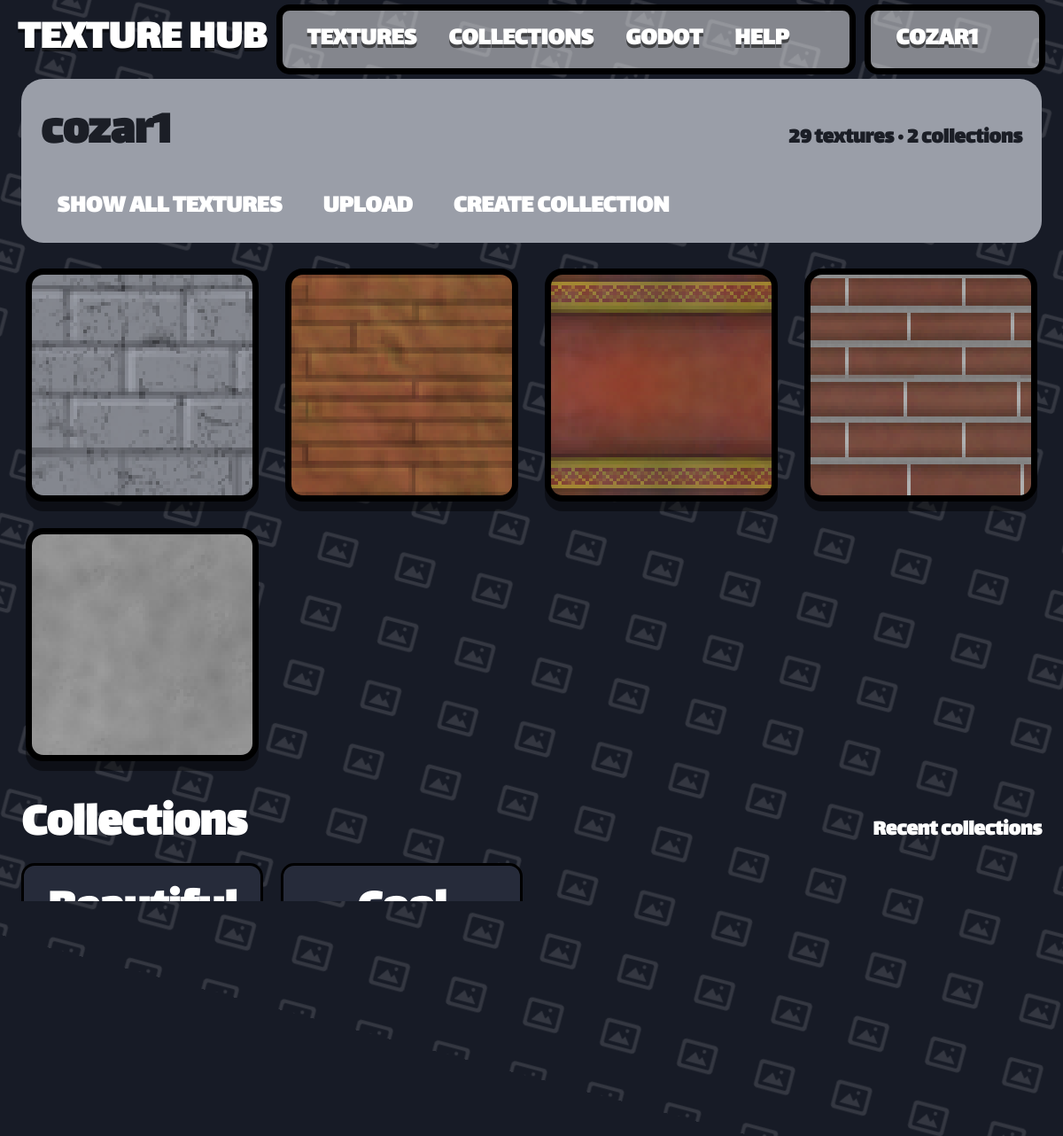
/user/cozar1 (signed in), run on the app's committed database.
### app.py (models this page shows)
class User(db.Model):
    __tablename__ = 'User'
    user_id = db.Column(db.Integer, primary_key=True)
    user_name = db.Column(db.String(80), unique=True, nullable=False)
    user_password = db.Column(db.String(120), nullable=False)
    user_rating = db.Column(db.Integer, default=0)

class Texture(db.Model):
    __tablename__ = 'Texture'
    texture_id = db.Column(db.Integer, primary_key=True)
    texture_name = db.Column(db.String(80), unique=True, nullable=False)
    texture_address = db.Column(db.String(120), nullable=False)
    texture_user_id = db.Column(db.Integer, default=0)
    texture_tags = db.Column(db.String(200), nullable=True)

class Collection(db.Model):
    __tablename__ = 'Collection'
    collection_id = db.Column(db.Integer, primary_key=True)
    collection_name = db.Column(db.String(80), unique=True, nullable=False)
    collection_user_id = db.Column(db.String(120), nullable=False)
    collection_rating = db.Column(db.Integer, default=0)

### app.py (the view)
@app.route('/user/<username>')
def user_profile(username):
    profile_user = User.query.filter_by(user_name=username).first()
    if profile_user is None:
        abort(404)
    textures = Texture.query.filter_by(texture_user_id=profile_user.user_id).all()
    collections = Collection.query.filter_by(collection_user_id = profile_user.user_id).all()
    return render_template(
        'user.html',
        user=get_current_user(),
        profile_user=profile_user,
        follower_count=367,
        joined_display='1/05/2026',
        texture_count_display='3,546',
        collection_count_display='742',
        texture_more_total=13357,
        collection_more_total=13357,
        textures=textures,
        collections=collections,
        owner = profile_user == get_current_user()
    )

### app.py (called while the page is built)
def get_current_user():
    user_id = session.get('user_id')
    if user_id is None:
        return None
    return User.query.get(user_id)

@app.template_filter('texture_url')
def texture_image_url(address):
    if not address:
        return DEFAULT_TEXTURE_URL
    addr = str(address).strip().replace('\\', '/')
    if addr.startswith('/static/images/'):
        rel = addr[len('/static/images/') :]
    elif addr.startswith('static/images/'):
        rel = addr[len('static/images/') :]
    else:
        rel = os.path.basename(addr)
    rel = os.path.basename(rel)
    if not rel or rel.startswith('.'):
        return DEFAULT_TEXTURE_URL
    full = os.path.join(STATIC_IMAGES_DIR, rel)
    if os.path.isfile(full):
        return f'/static/images/{rel}'
    return DEFAULT_TEXTURE_URL

### templates/user.html (shortened to what this page needs)
{% extends "template.html" %}
{% block content %}
<div class="th-detail-panel">
    <div class="th-detail-title-row">
        <h1 class="th-detail-title">{{ profile_user.user_name }}</h1>
        <div class="th-detail-author">{{ textures|length }} textures · {{ collections|length }} collections</div>
    </div>
    <div class="th-collection-row">
        {% if profile_user %}
        <a class="th-nav-link" href="/0?user={{ profile_user.user_name | urlencode }}">Show all textures</a>
        {% endif %}
        {% if owner %}
        <a class="th-nav-link" href="/upload">Upload</a>
        <a class="th-nav-link" href="/create_collection">Create collection</a>
        {% endif %}
    </div>
</div>
<div class="th-texture-grid" style="margin-top: 24px;">
    {% for item in textures[:5] %}
    {% include "texture_template.html" %}
    {% endfor %}
</div>
<div class="th-textures-header" style="margin-top: 24px;">
    <h1>Collections</h1>
    <div class="th-results-count">Recent collections</div>
</div>
<div class="th-texture-grid">
    {% for item in collections[:5] %}
    {% include "collection_template.html" %}
    {% endfor %}
</div>
{% endblock %}

### templates/template.html (shortened to what this page needs)
<!DOCTYPE html>
<html lang="en">
<head>
    <link rel="stylesheet" href="https://cdnjs.cloudflare.com/ajax/libs/font-awesome/6.5.2/css/all.min.css">
    <link rel="stylesheet" href="/static/style.css">
</head>
<body class="th-body">
    {% if request.endpoint not in ('login', 'signup') %}
    <header class="th-navbar">
        <a href="/" class="th-brand">TEXTURE HUB</a>
        <div class="container">
            <ul class="th-nav-links">
                <li><a href="/0" class="th-nav-link {% if request.path == '/' %}is-active{% endif %}">TEXTURES</a></li>
                <li><a href="/1" class="th-nav-link {% if request.path == '/collections' %}is-active{% endif %}">COLLECTIONS</a></li>
                <li><a href="/0" class="th-nav-link {% if request.path == '/' %}is-active{% endif %}">GODOT</a></li>
                <li><a href="/1" class="th-nav-link {% if request.path == '/collections' %}is-active{% endif %}">HELP</a></li>
            </ul>
        </div>
        <div class="container">
            <nav class="th-nav-links">
                {% if user %}
                    <a class="th-nav-link th-user-link" href="/user/{{ user.user_name }}">{{ user.user_name }}</a>
                {% else %}
                    <a href="/login" class="th-btn-login">LOGIN</a>
                    <a href="/signup" class="th-btn-login">SIGNUP</a>
                {% endif %}
            </nav>
        </div>
    </header>
    {% endif %}
    <main class="th-page">
        {% block content %}
        {% endblock %}
    </main>
</body>
</html>

### templates/texture_template.html (shortened to what this page needs)
<a href="/texture/{{ item.texture_id }}" class="item-container" style="background-image: url('{{ item.texture_address | texture_url }}'); background-size: cover; background-position: center; background-repeat: no-repeat;">
</a>

### templates/collection_template.html (shortened to what this page needs)
<a href="/collection/{{ item.collection_id }}" class="th-texture-card">
    <div class="th-texture-name">{{ item.collection_name }}</div>
</a>

### data on the page
User: user_name "COZAR1", user_name "cozar1"
Texture: texture_address|texture_url (picture)
Texture: texture_address|texture_url (picture)
Texture: texture_address|texture_url (picture)
Texture: texture_address|texture_url (picture)
Texture: texture_address|texture_url (picture)
Collection: collection_name "Beautiful Winter"
Collection: collection_name "Cool Colection 67"

### other printed values
{{ textures|length }} "29"
{{ collections|length }} "2"
